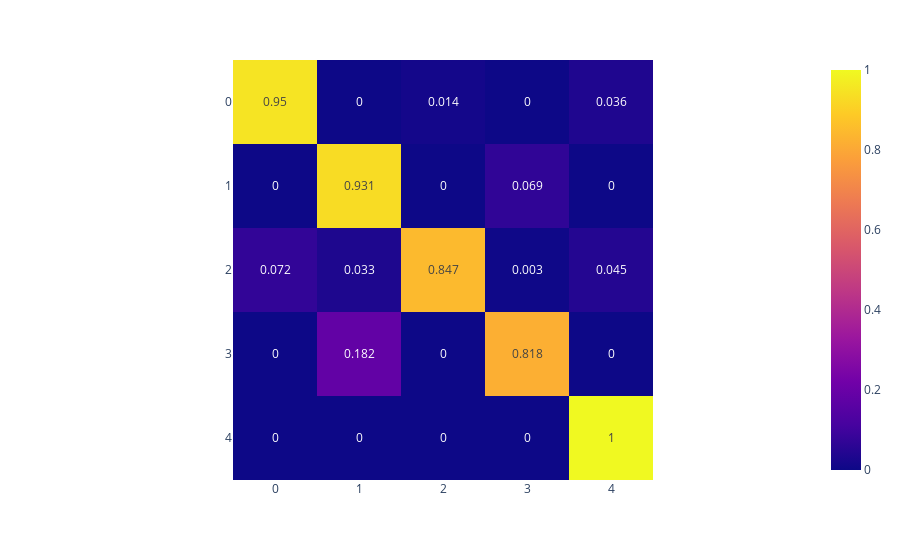

The code cell stored with this chart in its notebook:
### Code cell
import plotly.express as px
fig=px.imshow(confusionMatrix,text_auto=True)
'''
fig = px.imshow(confusionMatrix,text_auto=True,
                labels=dict(x="Predicted accuracy of signals", y="", color="Accuracy"),
                x=['Box', 'Saw', 'Sin', 'Exp', 'Gaus'],
                y=['Box', 'Saw', 'Sin', 'Exp', 'Gaus'],
                )
fig.update_xaxes(side="top")
'''
fig.show()

### Figure 1 — Plotly figure (JSON) as saved in the notebook; plotly's stock layout.template omitted (floating-point values rounded to 4 significant figures)
{"data": [{"coloraxis": "coloraxis", "name": "0", "texttemplate": "%{z}", "z": [[0.95, 0.0, 0.014, 0.0, 0.036], [0.0, 0.931, 0.0, 0.069, 0.0], [0.072, 0.033, 0.847, 0.003, 0.045], [0.0, 0.182, 0.0, 0.818, 0.0], [0.0, 0.0, 0.0, 0.0, 1.0]], "type": "heatmap", "xaxis": "x", "yaxis": "y", "hovertemplate": "x: %{x}<br>y: %{y}<br>color: %{z}<extra></extra>"}], "layout": {"xaxis": {"anchor": "y", "domain": [0.0, 1.0], "scaleanchor": "y", "constrain": "domain"}, "yaxis": {"anchor": "x", "domain": [0.0, 1.0], "autorange": "reversed", "constrain": "domain"}, "coloraxis": {"colorscale": [[0.0, "#0d0887"], [0.1111, "#46039f"], [0.2222, "#7201a8"], [0.3333, "#9c179e"], [0.4444, "#bd3786"], [0.5556, "#d8576b"], [0.6667, "#ed7953"], [0.7778, "#fb9f3a"], [0.8889, "#fdca26"], [1.0, "#f0f921"]]}, "margin": {"t": 60}}}
